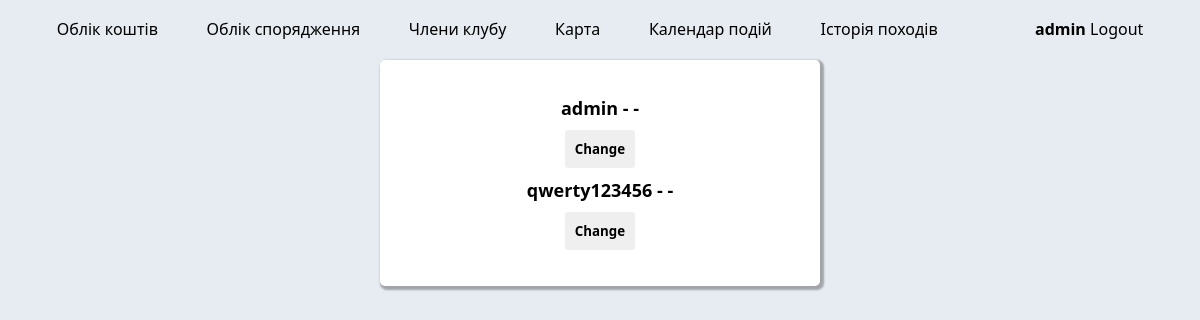
The page /club_members/ (signed in) on the database as committed earlier.
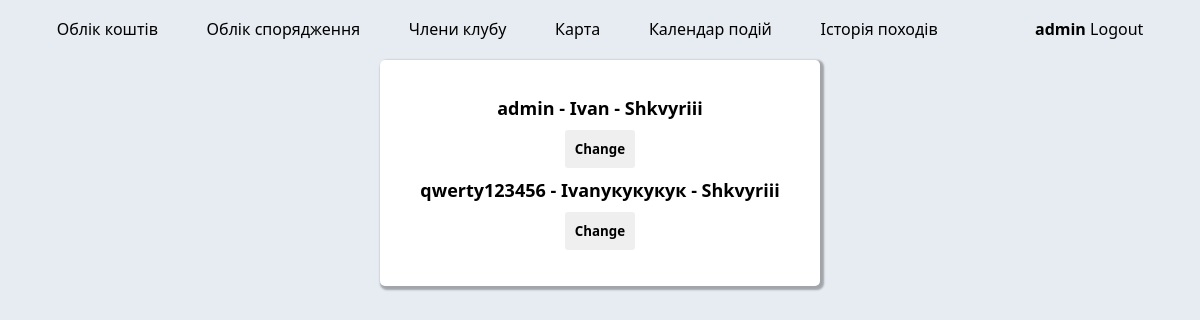
The same page on the database as committed later.
### users/models.py (models this page shows, shortened)
class Profile(models.Model):
    user_name = models.CharField(max_length=50)
    user_lastname = models.CharField(max_length=50)
    user_birthday = models.DateField(blank=True, null=True)
    user_avatar = models.ImageField(default='avatar_default.png', upload_to='profile_images')
    user_position = models.ManyToManyField(UserPositions)
    user_experience = models.CharField(max_length=250)
    user_location = models.CharField(max_length=50)
    user_info = models.CharField(max_length=250)
    phone = PhoneNumberField(blank=True)
    email = models.EmailField(max_length=100)
    user = models.OneToOneField(User, on_delete=models.CASCADE)

### users/views.py (the view)
# urls.py: path("club_members/", views.get_users, name="club_members"),
@decorators.login_required(login_url='/login/')
def get_users(request):
    members = Profile.objects.all()
    return render(
                    request,
                    "users/club_members.html",
                    context={"members": members}
                )

### users/templates/users/club_members.html (shortened to what this page needs)
{% extends "layouts/base.html" %}
{% block stylesheets %}{% endblock stylesheets %} {% block content %}
<div class="modal">
<ul class="list" >
    {% for member in members%}
    <li class="items">
      {{ member.user.username }} - {{member.user_name}} - {{member.user_lastname}}
      <div class="buttons">
      <a class="link" href="{% url 'users:change_profile' member.id %}" role="button"><button class="btn" type="button"> Change</button></a>
    </div>
    </li>
    {% endfor %}
  </ul>
</div>
{% endblock content %}

### equipment_accounting/templates/layouts/base.html (shortened to what this page needs)
<!DOCTYPE html>
<html lang="en">
  <head>
    {% load static %}
    <link rel="stylesheet" href="{% static '/assets/css/style.css' %}" />
  </head>
  <body>
    <header class="site-header">
      <nav >
            <div class="container navbar">
                        {% if user.is_authenticated %}
                        <a class="link" href="{% url 'users:placeholders' %}">Облік коштів</a>
                        <a class="link" href="{% url 'equipment:get_equipments' %}">Облік спорядження</a>
                        <a class="link" href="{% url 'users:club_members' %}">Члени клубу</a>
                        {% endif %}
                        <a class="link" href="{% url 'users:placeholders' %}">Карта</a>
                        <a class="link" href="{% url 'users:placeholders' %}">Календар подій</a>
                        <a class="link" href="{% url 'users:placeholders' %}">Історія походів</a>
                  <div class="collapse navbar-collapse flex-row-reverse" id="navbarToggle">
                        <div class="navbar-nav">
                            {% if user.is_authenticated %}
                                <a class="link" href="{% url 'users:profile' user_id=user.id %}"><b>{{ user.username }}</b></a>
                                <a class="link" href="{% url 'users:logout' %}">Logout</a>
                                {% else %}
                                <a class="link" href="{% url 'users:login' %}">Login</a>
                                <a class="link" href="{% url 'users:signup' %}">Register</a>
                                {% endif %}
                        </div>
                  </div>
            </div>
      </nav>
    </header>
    <main role="main" class="container">
      <div class="row">
        <div class="col-md-8">
    {% block content %}{% endblock content %} {% include "includes/scripts.html" %}
  </body>
</html>

### equipment_accounting/static/assets/css/style.css (style rules this page uses)
.list { list-style: none; }
.buttons { margin-top: 10px; }
.btn { font-family: 'Segoe UI', Tahoma, Geneva, Verdana, sans-serif; padding: 10px; border-radius: 3px; border: none; color: black; font-weight: bold; }
body { background-color: #e7ecf2; font-family: 'Segoe UI', Tahoma, Geneva, Verdana, sans-serif; }
.link { text-decoration: none; color: black; }
.modal { text-align: center; padding: 20px; background-color: #fff; border: none; border-radius: 5px; box-shadow: 2px 2px 2px 2px rgba(0,0,0,.3); margin: 0 auto; overflow: hidden; width: 400px; }
ul { padding: 0; }
.items { font-size: large; font-weight: bold; margin-top: 10px; }
.container { padding: 10px 0; }
.navbar { display: flex; justify-content: space-evenly; }

Rows that differ between the two databases and show on the page:
changed Profile "admin": user_name (not shown) → "Ivan"; user_lastname (not shown) → "Shkvyrііі"
changed Profile "qwerty123456": user_name (not shown) → "Ivanукукукук"; user_lastname (not shown) → "Shkvyrііі"
